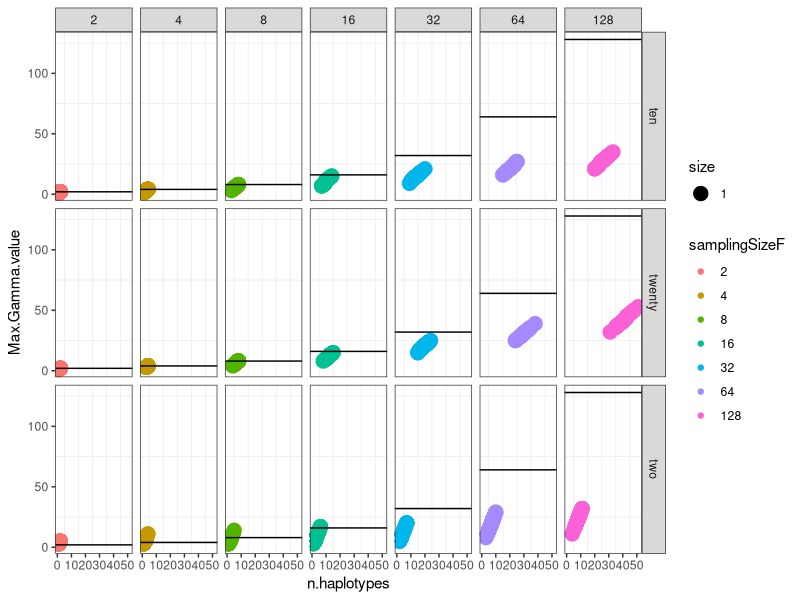
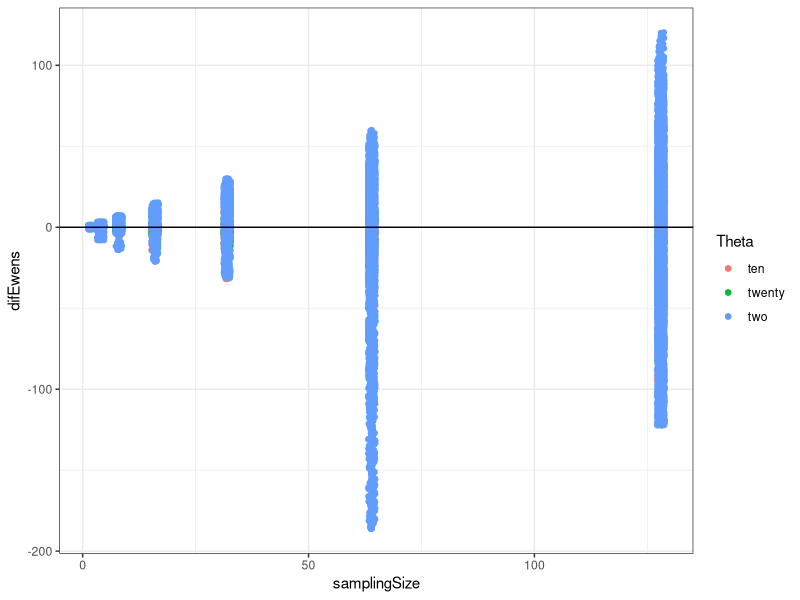

These figures' R source, in order:
## ---- chunk 1
setwd("~/GitHub/QuBar")

#install.packages("ggplot2")
library(ggplot2)

# now we have the dataframe "gammaData_13jul" with all the updated gamma values 
fullgammaData<-read.csv("gammaData_13Jul.csv",header=T) 
#JOHN: this one is the updated file after your new twist on gamma, I deleted the other one

# taking out data with growth
gammaData<-subset(fullgammaData,fullgammaData$Growth=="no")
droplevels(gammaData)->gammaData

# making factors for the ggplot2 plots
factor(gammaData$samplingSize,levels=c(2,4,8,16,32,64,128))->gammaData$samplingSizeF

# subsetting small sampling sizes to see better what happen there
#minigamma<-gammaData[gammaData$samplingSize<33,]

# plotting with ggplot, need to fix legends
#http://www.cookbook-r.com/Graphs/Legends_(ggplot2)/
# Fig X2a
#ggplot(gammaData, aes(x = samplingSize,y=Max.Gamma.value,fill=Theta,color=Theta)) + theme_bw()+geom_point()+geom_abline()+xlab("simulated sampling size") + ylab("predicted sampling size") 

# Fig X2b
# thinking how to plot the subset of samples sizes where gamma works a little bit better....
#ggplot(minigamma, aes(x = samplingSizeF,y=Max.Gamma.value,fill=Theta,color=Theta)) + theme_bw()+ geom_boxplot(aes(fill=Theta)) + ylim(0,20) + xlab("simulated sampling size") + ylab("predicted sampling size")

#JOHN, trying something different below
fig3<-ggplot(gammaData, aes(x = n.haplotypes,y=Max.Gamma.value,color=samplingSizeF,size=1)) + theme_bw()+geom_point()+facet_grid(Theta~samplingSizeF) 
fig3 + geom_hline(aes(yintercept = 2), subset(gammaData,samplingSize==2))+ geom_hline(aes(yintercept = 4), subset(gammaData,samplingSize==4))+ geom_hline(aes(yintercept = 8), subset(gammaData,samplingSize==8))+ geom_hline(aes(yintercept = 16), subset(gammaData,samplingSize==16))+ geom_hline(aes(yintercept = 32), subset(gammaData,samplingSize==32))+ geom_hline(aes(yintercept = 64), subset(gammaData,samplingSize==64))+ geom_hline(aes(yintercept = 128), subset(gammaData,samplingSize==128))+theme(panel.grid.major = element_blank())

# to put different ablines in different facets we need to make a dataset, and this would be efficient but the order is all messed up so I had to figure out a not so efficient but working way ;)
#hline.data <- data.frame(z = c(2,4,8,16,32,64,128),samplingSizeF = c(2,4,8,16,32,64,128))
#fig3 + geom_hline(aes(yintercept = z), hline.data)
                                                                                                                                                                                  
## ---- chunk 2
library(ggplot2)

# -----observed data------
# load data of number of haplotypes
data <- read.csv("numberHaplotypes.csv",header=T)

# taking out data with growth
minidata <- subset(data,data$Growth == "no")
droplevels(minidata) -> minidata

row.names(minidata) <- NULL # cleaning row.names

# creating and id to merge later
myObMatrix <- as.matrix(minidata[,c("Theta","n.haplotypes")])
minidata$id <- apply(myObMatrix, 1, paste, collapse=" ")

# -----predicted data------
# load data of Ewens sampling theory
theory <- read.csv("dataSamplingTheory_21Ago2015.csv",header=T)

# round the expected number of haplotypes
round(theory$exp.haplotypes,0) -> theory$exp.round.hap

# create id to merge
myPredMatrix <- as.matrix(theory[,c("theta.df","exp.round.hap")])
theory$id <- apply(myPredMatrix, 1, paste, collapse=" ")

#---- merge predicted with observed data-----
newdata <- merge(theory,minidata,by="id",all.y=T)

# calculate difference between Ewens n and the simulated n
newdata$samplingSize-newdata$n.df -> newdata$difEwens

ggplot(newdata, aes(x=samplingSize, y=difEwens,color=Theta)) + theme_bw()+geom_point()+geom_point(position = "jitter")+geom_hline(yintercept=0)



